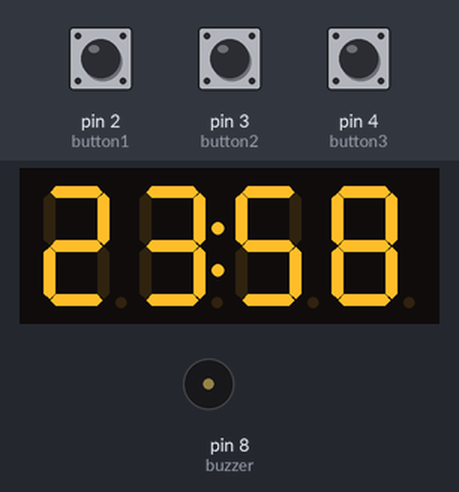
Bench run of a sketch on a simulated Arduino Uno, built with avr-gcc and run on an emulated ATmega328P. Shown: 4-digit seven-segment display, buzzer (waves = sounding, pin HIGH). The test bench sets the inputs (shaded band); at power-on: pin 2 (button1) LOW, pin 3 (button2) LOW, pin 4 (button3) LOW.

Above: at 1.2 s.
1.3 s: pin 2 (button1) pulled HIGH for 0.15 s
At 2.2 s:
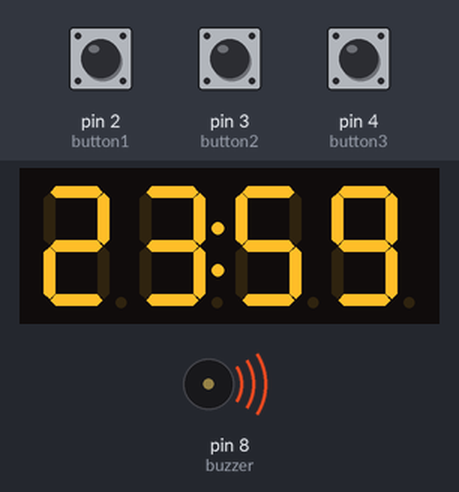
2.9 s: pin 3 (button2) pulled HIGH for 0.15 s
At 3.7 s:
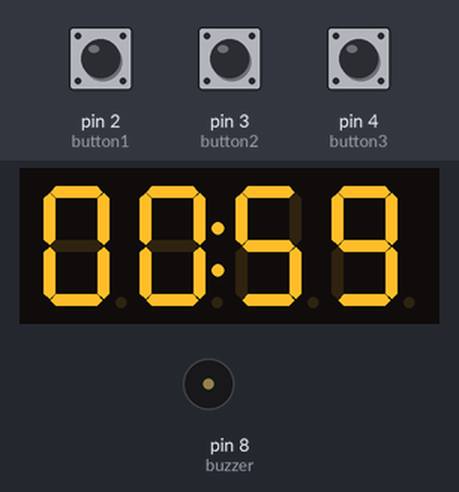
6.0 s: pin 2 (button1) pulled HIGH for 1 s
At 9.8 s:
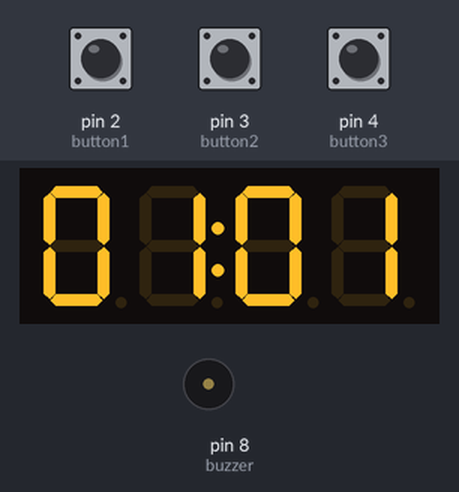
10.0 s: pin 4 (button3) pulled HIGH for 0.15 s
At 10.7 s:
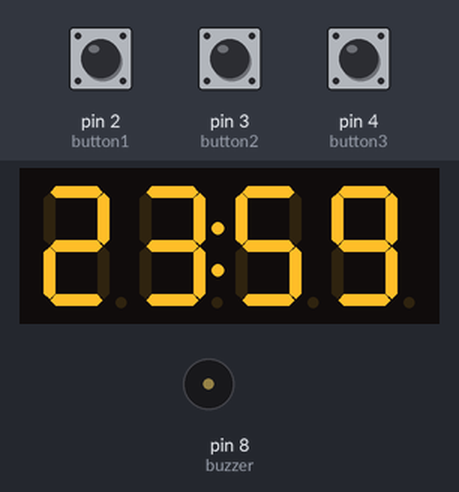
11.6 s: pin 4 (button3) pulled HIGH for 1 s
At 12.8 s:
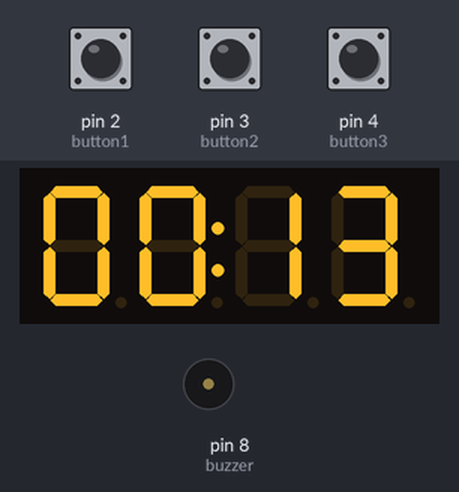
14.1 s: pin 3 (button2) pulled HIGH for 1 s
Timing chart, 0 to 17.1 s (numbered marks = the images above; inputs shaded):
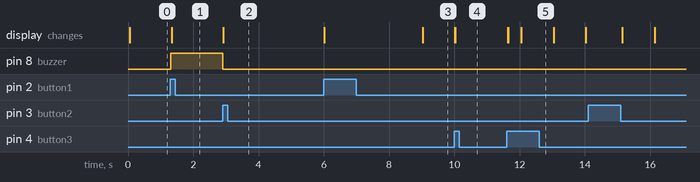

Measured:
- after the input at 1.3 s, pin 8 (buzzer): LOW → HIGH at once; the display: changes at once (image 1)
- after the input at 2.9 s, pin 8 (buzzer): HIGH → LOW at once; the display: changes at once (image 2)
- after the input at 10.0 s, the display: first changes at once (image 4 shows a later state)
- after the input at 11.6 s, the display: first changes at once (image 5 shows a later state)

The sketch:

tubes_RTOS.ino
```cpp
/*  Program Jam Digital RTOS
    By Wifal Inola (13219002) and Owen Limvin (13219064)
    Kelompok 13
*/

//include library
#include <TM1637.h>
#include <PinChangeInterrupt.h>
#include <Arduino_FreeRTOS.h>

//declare variable
int secs=50;
int mins=58;
int hours=23;
int alarmMins=59;
int alarmHours=23;
int stopwatchSecs=0;
int stopwatchMins=0;
int state = 0;

//declare function
void addSecs();
void addMins();
void addHours();
void addMinsAlarm();
void addHoursAlarm();
void addSecsStopwatch();
void addMinsStopwatch();
void resetStopwatch();
void pauseStopwatch();
void displayTime(int biggerTime, int smallerTime);
void tekan1();
void tekan2();
void changeMode();

//declare pin
int CLKPin = 5;
int DIOPin = 6;
TM1637 tm1637(CLKPin,DIOPin);
int button1 = 2;
int button2 = 3;
int button3 = 4;
int buzzer = 8;

void setup() {
  cli();  // Disable Interrupt

  //initialize timer register
  TCCR1A = 0; // initialise register TCCR1A
  TCCR1B = 0; // initialise register TCCR1B
  OCR1A = 62500; // trigger interrupt A at 1s
  TCCR1B |= (1<<CS12) | (1<<WGM12); // set pre-scalar 256 and CTC mode
  TIMSK1 |= (1<<OCIE1A) ; // enable OCR1A

  sei();  // Enable Interrupt

  //initialize TM1637
  tm1637.init();
  tm1637.set();

  //IO
  pinMode(button1, INPUT);
  pinMode(button2, INPUT);
  pinMode(button3, INPUT);
  pinMode(buzzer, OUTPUT);

 //Interrupt Initialization
  attachInterrupt(digitalPinToInterrupt(button1), tekan1, RISING);
  attachInterrupt(digitalPinToInterrupt(button2), tekan2, RISING);
  attachPCINT(digitalPinToPCINT(button3), changeMode, RISING);

  //inisialisasi thread
  xTaskCreate(displayClock, "Task 1", 128, NULL, 2, NULL);
  xTaskCreate(CallAlarm, "Task 2" , 128, NULL, 1, NULL);

}

//tidak menggunakan superloop
void loop() {
}

//task display clock
void displayClock(void* pvParameters){
  (void) pvParameters;
  while(1){
    if(state==0){
      displayTime(hours, mins);
    }
    else if(state==1){
      displayTime(alarmHours, alarmMins);
    }
    else if(state==2){
      displayTime(stopwatchMins, stopwatchSecs);
    }
    //periode task
    vTaskDelay(20/portTICK_PERIOD_MS);
  }
}

//task untuk alarm
void CallAlarm(void* pvParameters){
  (void) pvParameters;
  while(1){
    if((mins == alarmMins) && (hours == alarmHours)) {
      digitalWrite(buzzer, HIGH);
    }
    else{
      digitalWrite(buzzer, LOW);
    }
    //periode task
    vTaskDelay(20/portTICK_PERIOD_MS);
  }
}

// Interrupt Service Routine
ISR(TIMER1_COMPA_vect){
  TCNT1  = 0;
  addSecs();
  addSecsStopwatch();
}

// Fungsi menambah detik jam digital
void addSecs(){
  if (secs < 59 && secs >= 0) {
    secs++;
  }
  else if (secs == 59) {
    secs = 0;
    addMins();
  }
}

// Fungsi menambah menit jam digital
void addMins(){
  if (mins < 59 && mins >= 0) {
    mins++;
  }
  else if (mins == 59) {
    mins = 0;
    addHours();
  }
}

// Fungsi menambah jam di jam digital
void addHours(){
  if (hours < 23 && hours >= 0) {
    hours++;
  }
  else if (hours == 23) {
    hours = 0;
  }
}

// Fungsi menambah menit alarm jam digital
void addMinsAlarm(){
  if (alarmMins < 59 && alarmMins >= 0) {
    alarmMins++;
  }
  else if (alarmMins == 59) {
    alarmMins = 0;
  }
}

// Fungsi menambah jam alarm di jam digital
void addHoursAlarm(){
  if (alarmHours < 23 && alarmHours >= 0) {
    alarmHours++;
  }
  else if (alarmHours == 23) {
    alarmHours = 0;
 }
}

// Fungsi menambah detik stopwatch
void addSecsStopwatch(){
  if (stopwatchSecs < 59 && stopwatchSecs >= 0) {
    stopwatchSecs++;
  }
  else if (stopwatchSecs == 59) {
    stopwatchSecs = 0;
    addMinsStopwatch();
  }
}

// Fungsi menambah menit stopwatch
void addMinsStopwatch(){
  if (stopwatchMins < 59 && stopwatchMins >= 0) {
    stopwatchMins++;
  }
  else if (stopwatchSecs == 59) {
    stopwatchMins = 0;
  }
}

// Fungsi reset stopwatch
void resetStopwatch(){
  stopwatchMins=0;
  stopwatchSecs=0;
}

// Fungsi pause stopwatch
void pauseStopwatch(){
  while(digitalRead(button2)){
    stopwatchSecs=stopwatchSecs;
    stopwatchMins=stopwatchMins;
  }
}

// Fungsi display jam, alarm, dan stopwatch
void displayTime(int biggerTime, int smallerTime) {
  tm1637.display(0, (biggerTime/10)%10); //puluhan waktu yang lebih besar (jam atau menit)
  tm1637.display(1, biggerTime%10);  //satuan waktu yang lebih besar (jam atau menit)
  tm1637.point(1);
  tm1637.display(2, (smallerTime/10)%10); //puluhan waktu yang lebih kecil (jam atau menit)
  tm1637.display(3, smallerTime%10);  //satuan waktu yang lebih kecil (jam atau menit)
}

// Fungsi apabila button1 ditekan
void tekan1(){
  if(state==0){   //mode jam digital
    addMins();
  }
  else if (state==1){ // mode alarm
    addMinsAlarm();
  }
  else if (state==2){ // mode stopwatch
    resetStopwatch();
  }
}

// Fungsi apabila button2 ditekan
void tekan2(){
  if(state==0){ // mode jam digital
    addHours();
  }
  else if (state==1){ // mode alarm
    addHoursAlarm();
  }
  else if (state==2){ // mode stopwatch
    pauseStopwatch();
  }
}

// Fungsi apabila button3 ditekan untuk mengubah mode
void changeMode(){
  if(state==0){   //jam digital -> alarm
      state = 1;
  }
  else if(state==1){  // alarm -> stopwatch
      state = 2;
  }
  else if(state==2){  // stopwatch -> jam digital
      state = 0;
  }
}
```
